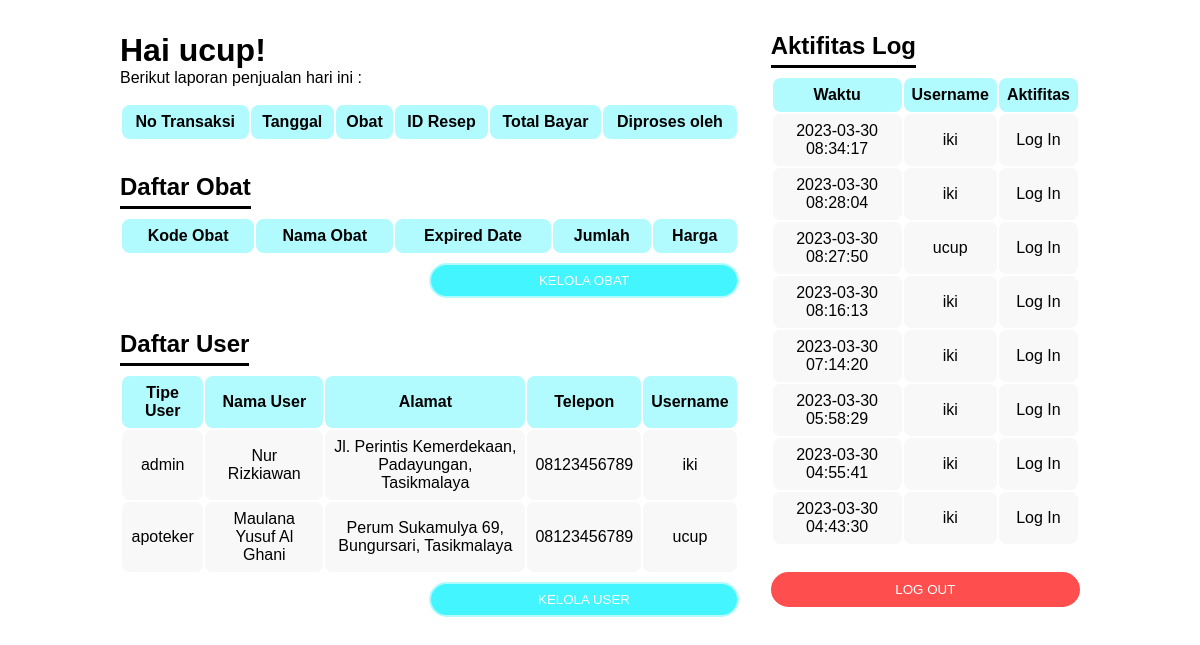
Page /admin.php (signed in) on the committed database.
### tables this page shows
CREATE TABLE `tbl_user` (
  `id_user` int(11) NOT NULL,
  `tipe_user` varchar(50) NOT NULL,
  `nama_user` varchar(50) NOT NULL,
  `alamat` varchar(150) NOT NULL,
  `telepon` varchar(50) NOT NULL,
  `username` varchar(50) NOT NULL,
  `password` varchar(50) NOT NULL
);

CREATE TABLE `tbl_log` (
  `id_log` int(11) NOT NULL,
  `waktu` timestamp NOT NULL DEFAULT current_timestamp() ON UPDATE current_timestamp(),
  `aktifitas` varchar(50) NOT NULL,
  `id_user` int(11) NOT NULL
);

### admin.php (the view, shortened to what this page needs)
<?php
require "functions.php";
$user = mysqli_query($conn, "SELECT * FROM tbl_log ORDER BY waktu DESC");
$daftaruser = mysqli_query($conn, "SELECT * FROM tbl_user ORDER BY tipe_user ASC");
?>
<!DOCTYPE html>
<html lang="en">
<head>
    <link rel="stylesheet" href="css/admin.css">
</head>
<body>
    <div class="wrapper">
        <div class="admin">
            <h1>Hai <?php echo $_SESSION["username"] ?>!</h1>
            <p>Berikut laporan penjualan hari ini :</p>
            <div class="tabledetail">
                <table>
                    <tr>
                        <th>No Transaksi</th>
                        <th>Tanggal</th>
                        <th>Obat</th>
                        <th>ID Resep</th>
                        <th>Total Bayar</th>
                        <th>Diproses oleh</th>
                    </tr>
                </table>
            </div>
            <div class="obat">
                <h2 style="margin-top: 2rem;">Daftar Obat</h2>
                <table>
                    <tr>
                        <th>Kode Obat</th>
                        <th>Nama Obat</th>
                        <th>Expired Date</th>
                        <th>Jumlah</th>
                        <th>Harga</th>
                    </tr>
                </table>
                <div class="kelola">
                    <button id="kelolaobat">Kelola Obat</button>
                </div>
            </div>
            <div class="user">
                <h2 style="margin-top: 2rem;">Daftar User</h2>
                <table>
                    <tr>
                        <th>Tipe User</th>
                        <th>Nama User</th>
                        <th>Alamat</th>
                        <th>Telepon</th>
                        <th>Username</th>
                    </tr>
                    <?php while($datauser = mysqli_fetch_assoc($daftaruser)){?>
                        <tr>
                        <td><?php echo $datauser["tipe_user"] ?></td>
                        <td><?php echo $datauser["nama_user"] ?></td>
                        <td><?php echo $datauser["alamat"] ?></td>
                        <td><?php echo $datauser["telepon"] ?></td>
                        <td><?php echo $datauser["username"] ?></td>
                        </tr>
                    <?php } ?>
                </table>
                <div class="kelola">
                    <button id="kelolauser">Kelola User</button>
                </div>
            </div>
        </div>
        <div class="log">
            <h2>Aktifitas Log</h2>
            <div class="logact">
                <table>
                    <tr>
                        <th>Waktu</th>
                        <th>Username</th>
                        <th>Aktifitas</th>
                    </tr>
                    <?php while($datanama = mysqli_fetch_assoc($user)){ ?>
                    <tr>
                        <td><?php echo $datanama["waktu"] ?></td>
                        <td><?php
                        $name = mysqli_query($conn, "SELECT * FROM tbl_user WHERE id_user = '".$datanama["id_user"]."'");
                        $username = mysqli_fetch_assoc($name);
                        echo $username["username"];
                        ?></td>
                        <td><?php echo $datanama["aktifitas"] ?></td>
                    </tr>
                    <?php } ?>
                </table>
            </div>
            <div class="menu">
                <form method="post">
                    <button name="logout" id="logout">Log out</button>
                </form>
            </div>
        </div>
    </div>
</body>
</html>

### css/admin.css (style rules this page uses)
* { margin: 0; padding: 0; font-family: Helvetica; }
h2 { padding-bottom: 5px; border-bottom: 3px solid #000; display: inline-block; margin-bottom: .5rem; }
.wrapper { width: 80%; margin: auto; margin-top: 2rem; display: grid; grid-template-columns: 2fr 1fr; gap: 2rem; }
#kelolaobat, #kelolauser { width: 50%; padding: .5rem; background-color: #42f5fe; border: 2px solid #b1fbff; outline: none; border-radius: 2rem; color: #fff; text-transform: uppercase; justify-self: end; }
#logout { width: 100%; padding: .5rem; background-color: #ff4e4e; border: 2px solid #ff4e4e; outline: none; border-radius: 2rem; color: #fff; text-transform: uppercase; margin-top: 1rem; }
table { width: 100%; }
tr, td { background-color: #f8f8f8; padding: .5rem; border-radius: .5rem; text-align: center; }
th { background-color: #b1fbff; padding: .5rem; border-radius: .5rem; }
.tabledetail { margin-top: 1rem; }
.kelola { display: grid; gap: .5rem; grid-auto-flow: column; margin-top: .5rem; }
.logact { height: 60vh; overflow: auto; }

### rows in the picture
tbl_user: tipe_user "admin", nama_user "Nur Rizkiawan", alamat "Jl. Perintis Kemerdekaan, Padayungan, Tasikmalaya", telepon "08123456789", username "iki"
tbl_user: tipe_user "apoteker", nama_user "Maulana Yusuf Al Ghani", alamat "Perum Sukamulya 69, Bungursari, Tasikmalaya", telepon "08123456789", username "ucup"
tbl_log: waktu "2023-03-30 08:34:17", id_user.username "iki", aktifitas "Log In"
tbl_log: waktu "2023-03-30 08:28:04", id_user.username "iki", aktifitas "Log In"
tbl_log: waktu "2023-03-30 08:27:50", id_user.username "ucup", aktifitas "Log In"
tbl_log: waktu "2023-03-30 08:16:13", id_user.username "iki", aktifitas "Log In"
tbl_log: waktu "2023-03-30 07:14:20", id_user.username "iki", aktifitas "Log In"
tbl_log: waktu "2023-03-30 05:58:29", id_user.username "iki", aktifitas "Log In"
tbl_log: waktu "2023-03-30 04:55:41", id_user.username "iki", aktifitas "Log In"
tbl_log: waktu "2023-03-30 04:43:30", id_user.username "iki", aktifitas "Log In"

### other values in the picture
$_SESSION["username"] "ucup"
